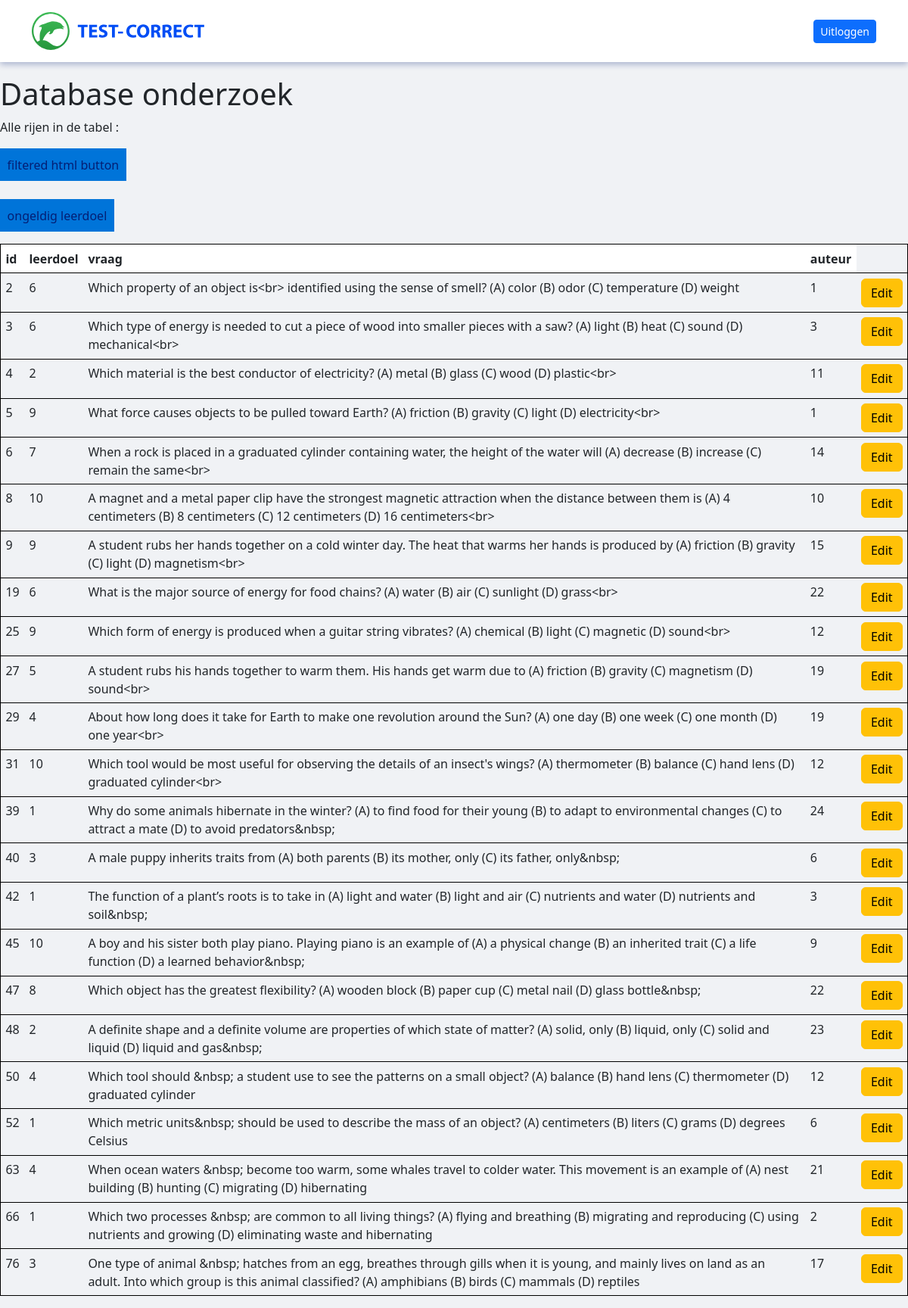
Page /bad_questions on the committed database.
### tables this page shows
CREATE TABLE `vragen` (
  `id` integer NOT NULL
,  `leerdoel` integer DEFAULT NULL
,  `vraag` text NOT NULL
,  `auteur` integer DEFAULT NULL
);

### app.py (the view)
@app.route("/bad_questions")
def bad_questions():
    rows, column_names = dbm.get_bad_questions()
    return render_template(
        "bad_questions.html", rows=rows, columns=column_names, table_name="")

### lib/tablemodel.py (called while the page is built)
    def get_bad_questions(self):
        cursor = sqlite3.connect(self.database_file).cursor()
        cursor.execute("SELECT * FROM vragen WHERE vraag LIKE '%<br>%' OR vraag LIKE '%&nbsp%'")
        table_headers = [column_name[0] for column_name in cursor.description]
        table_content = cursor.fetchall()
        return table_content, table_headers

### templates/bad_questions.html (shortened to what this page needs)
<!DOCTYPE html>
<html lang="en">
<head>
    <link rel="stylesheet" href="/static/basic.css" type="text/css">
    <link rel="stylesheet" href="/static/main.css" type="text/css">
    <link href="https://cdn.jsdelivr.net/npm/bootstrap@5.2.3/dist/css/bootstrap.min.css" rel="stylesheet">
</head>
<body>
{% include 'header.html' %}
<main>
    <h1>Database onderzoek</h1>
    <p>Alle rijen in de tabel <b>{{ table_name }}</b>:</p>
    <form action="/bad_questions"><button>filtered html button</button></form>
    <br>
    <form action="/invalid_objective"><button>ongeldig leerdoel</button></form>
    <table>
        <thead>
        <tr>
            {% for column in columns %}
            <th>{{ column }}</th>
            {% endfor %}
        </tr>
        </thead>
        <tbody>
        {% for row in rows %}
        <tr>
            {% for field in row %}
            <td>{{ field }}</td>
            {% endfor %}
            <td>
              <a href="/update/{{row[0]}}" class="btn btn-warning btn-xs" data-toggle="modal" data-target="modaledit{{row[0]}}">Edit</a>
            </td>
        </tr>
        {% endfor %}
        </tbody>
    </table>
</main>
</body>
</html>

### templates/header.html (shortened to what this page needs)
<header class="p-3 text-bg-dark">
    <div class="container">
      <div class="d-flex flex-wrap align-items-center justify-content-center justify-content-lg-start">
        <a class="navbar-brand" href="/logoRedirect">
            <img src="/static/images/testcorrect-logo.svg"  alt="Logo" width="" height="">
          </a>
        <ul class="nav col-12 col-lg-auto me-lg-auto mb-2 justify-content-center mb-md-0">
          <a  class="nav-link px-2 text-white"></a>  </ul>
        <div class="text-end">
          <a href="/logout" class="btn btn-primary btn-sm">Uitloggen</a>
        </div>
      </div>
    </div>
  </header>

### static/basic.css (style rules this page uses)
* { box-sizing: border-box }
:root { --sans: 1em/1.6 system-ui, -apple-system, BlinkMacSystemFont, Segoe UI, Roboto, Oxygen, Ubuntu, Cantarell, Droid Sans, Helvetica Neue, Fira Sans, sans-serif; --mono: SFMono-Regular, Consolas, 'Liberation Mono', Menlo, Courier, 'Courier New', monospace; --c1:#0074d9; --c2:#eee; --c3:#fff; --c4:#000; --c5:#fff; --m1: 8px; --rc: 8px; }
html { -ms-text-size-adjust: 100%; -webkit-text-size-adjust: 100%; }
body { margin: 0; font: var(--sans); font-weight: 400; font-style: normal; text-rendering: optimizeLegibility; -webkit-font-smoothing: antialiased; background-color: rgba(240, 242, 245, 1) !important; color: var(--c4); padding-top: 100px; }
img, iframe { border: none; max-width: 100% }
a { color: var(--c1); text-decoration:none !important }
h1,h2,h3,h4,h5,h6 { margin: 0.6em 0; font-weight: normal }
h1 { font-size: 2.625em; line-height: 1.2 }
table { border-collapse: collapse; border-spacing: 0; margin:1em 0 }
th, td { text-align: left; vertical-align: top; border: 1px solid; padding: 0.4em }
thead,tfoot { background: var(--c2) }
pre,code,input,select,textarea,button,img { border-radius: var(--rc) }
button, input[type=submit], input[type=reset], input[type="button"] { -webkit-appearance: none; font-size: 1em; display: inline-block; color: var(--c5); background: var(--c1); border: 0; margin: 4px; padding: 0.6em; cursor: pointer; text-align: center }
main,footer { margin: 0 auto; width: 100%; text-align: left; padding: 0 0px; }
header.p-3.text-bg-dark { background: #fff !important; box-shadow: 0 3px 8px 0 rgb(4 31 116 / 30%)!important ; min-height: 70px !important; position: fixed !important; top: 0 !important; width: 100% !important; z-index: 999 !important; }

### static/main.css (style rules this page uses)
.text-white { --bs-text-opacity: 1 !important; color: #041f74 !important; font-size: 18px !important; font-weight: 700 !important; }
th { background-color: white; }
tr { border: solid black 1px !important; }
[type=button]:not(:disabled), [type=reset]:not(:disabled), [type=submit]:not(:disabled), button:not(:disabled) { cursor: pointer; color: #041f74 !important; }

### rows in the picture
vragen: row "2" "6" "1", vraag "Which property of an object is<br> identified using the sense of smell? (A) color (B) odor (C) temperature (D) weight"
vragen: row "3" "6" "3", vraag "Which type of energy is needed to cut a piece of wood into smaller pieces with a saw? (A) light (B) heat (C) sound (D) mechanical<br>"
vragen: row "4" "2" "11", vraag "Which material is the best conductor of electricity? (A) metal (B) glass (C) wood (D) plastic<br>"
vragen: row "5" "9" "1", vraag "What force causes objects to be pulled toward Earth? (A) friction (B) gravity (C) light (D) electricity<br>"
vragen: row "6" "7" "14", vraag "When a rock is placed in a graduated cylinder containing water, the height of the water will (A) decrease (B) increase (C) remain the same<br>"
vragen: row "8" "10" "10", vraag "A magnet and a metal paper clip have the strongest magnetic attraction when the distance between them is (A) 4 centimeters (B) 8 centimeters (C) 12 centimeters (D) 16 centimeters<br>"
vragen: row "9" "9" "15", vraag "A student rubs her hands together on a cold winter day. The heat that warms her hands is produced by (A) friction (B) gravity (C) light (D) magnetism<br>"
vragen: row "19" "6" "22", vraag "What is the major source of energy for food chains? (A) water (B) air (C) sunlight (D) grass<br>"
vragen: row "25" "9" "12", vraag "Which form of energy is produced when a guitar string vibrates? (A) chemical (B) light (C) magnetic (D) sound<br>"
vragen: row "27" "5" "19", vraag "A student rubs his hands together to warm them. His hands get warm due to (A) friction (B) gravity (C) magnetism (D) sound<br>"
vragen: row "29" "4" "19", vraag "About how long does it take for Earth to make one revolution around the Sun? (A) one day (B) one week (C) one month (D) one year<br>"
vragen: row "31" "10" "12", vraag "Which tool would be most useful for observing the details of an insect's wings? (A) thermometer (B) balance (C) hand lens (D) graduated cylinder<br>"
vragen: row "39" "1" "24", vraag "Why do some animals hibernate in the winter? (A) to find food for their young (B) to adapt to environmental changes (C) to attract a mate (D) to avoid predators&nbsp;"
vragen: row "40" "3" "6", vraag "A male puppy inherits traits from (A) both parents (B) its mother, only (C) its father, only&nbsp;"
vragen: row "42" "1" "3", vraag "The function of a plant’s roots is to take in (A) light and water (B) light and air (C) nutrients and water (D) nutrients and soil&nbsp;"
vragen: row "45" "10" "9", vraag "A boy and his sister both play piano. Playing piano is an example of (A) a physical change (B) an inherited trait (C) a life function (D) a learned behavior&nbsp;"
vragen: row "47" "8" "22", vraag "Which object has the greatest flexibility? (A) wooden block (B) paper cup (C) metal nail (D) glass bottle&nbsp;"
vragen: row "48" "2" "23", vraag "A definite shape and a definite volume are properties of which state of matter? (A) solid, only (B) liquid, only (C) solid and liquid (D) liquid and gas&nbsp;"
vragen: row "50" "4" "12", vraag "Which tool should &nbsp; a student use to see the patterns on a small object? (A) balance (B) hand lens (C) thermometer (D) graduated cylinder"
vragen: row "52" "1" "6", vraag "Which metric units&nbsp; should be used to describe the mass of an object? (A) centimeters (B) liters (C) grams (D) degrees Celsius"
vragen: row "63" "4" "21", vraag "When ocean waters &nbsp; become too warm, some whales travel to colder water. This movement is an example of (A) nest building (B) hunting (C) migrating (D) hibernating"
vragen: row "66" "1" "2", vraag "Which two processes &nbsp; are common to all living things? (A) flying and breathing (B) migrating and reproducing (C) using nutrients and growing (D) eliminating waste and hibernating"
vragen: row "76" "3" "17", vraag "One type of animal &nbsp; hatches from an egg, breathes through gills when it is young, and mainly lives on land as an adult. Into which group is this animal classified? (A) amphibians (B) birds (C) mammals (D) reptiles"

### other values in the picture
{{ column }} "id" "leerdoel" "vraag" "auteur"
